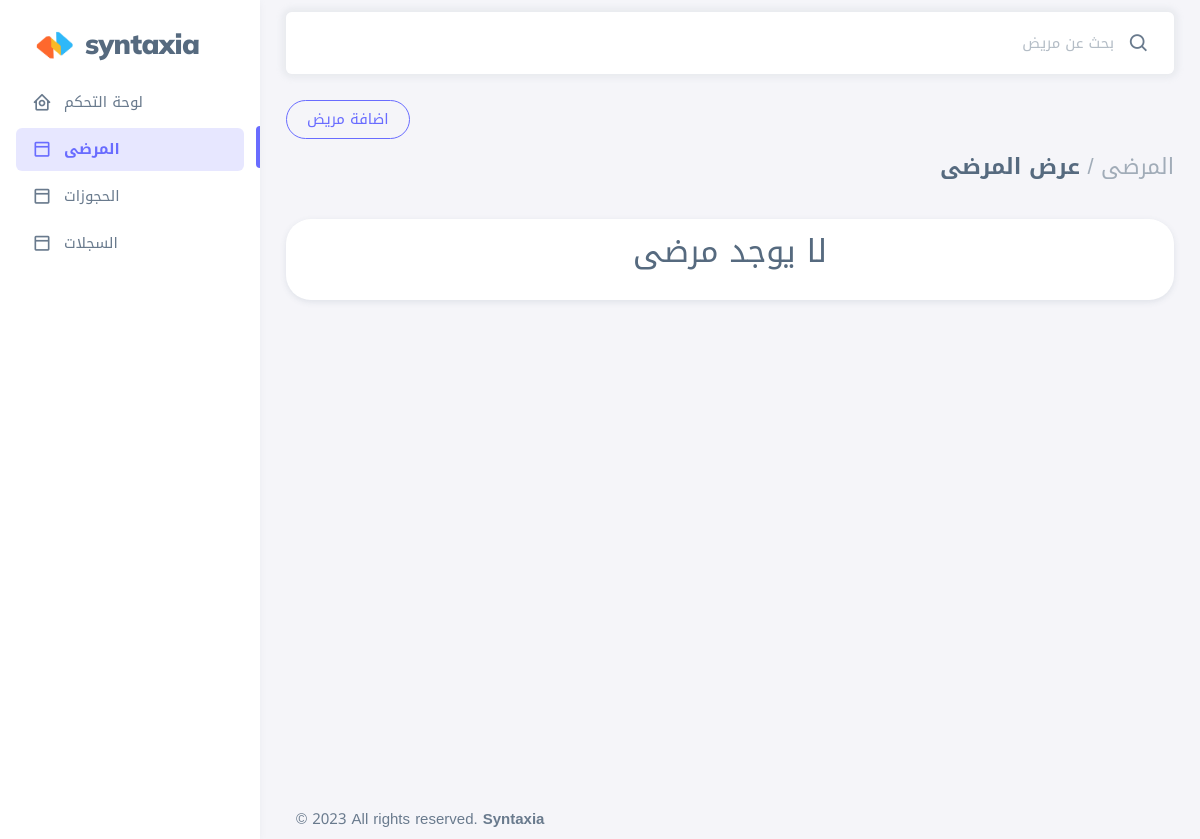
Page /patients/ (signed in) on the earlier database version.
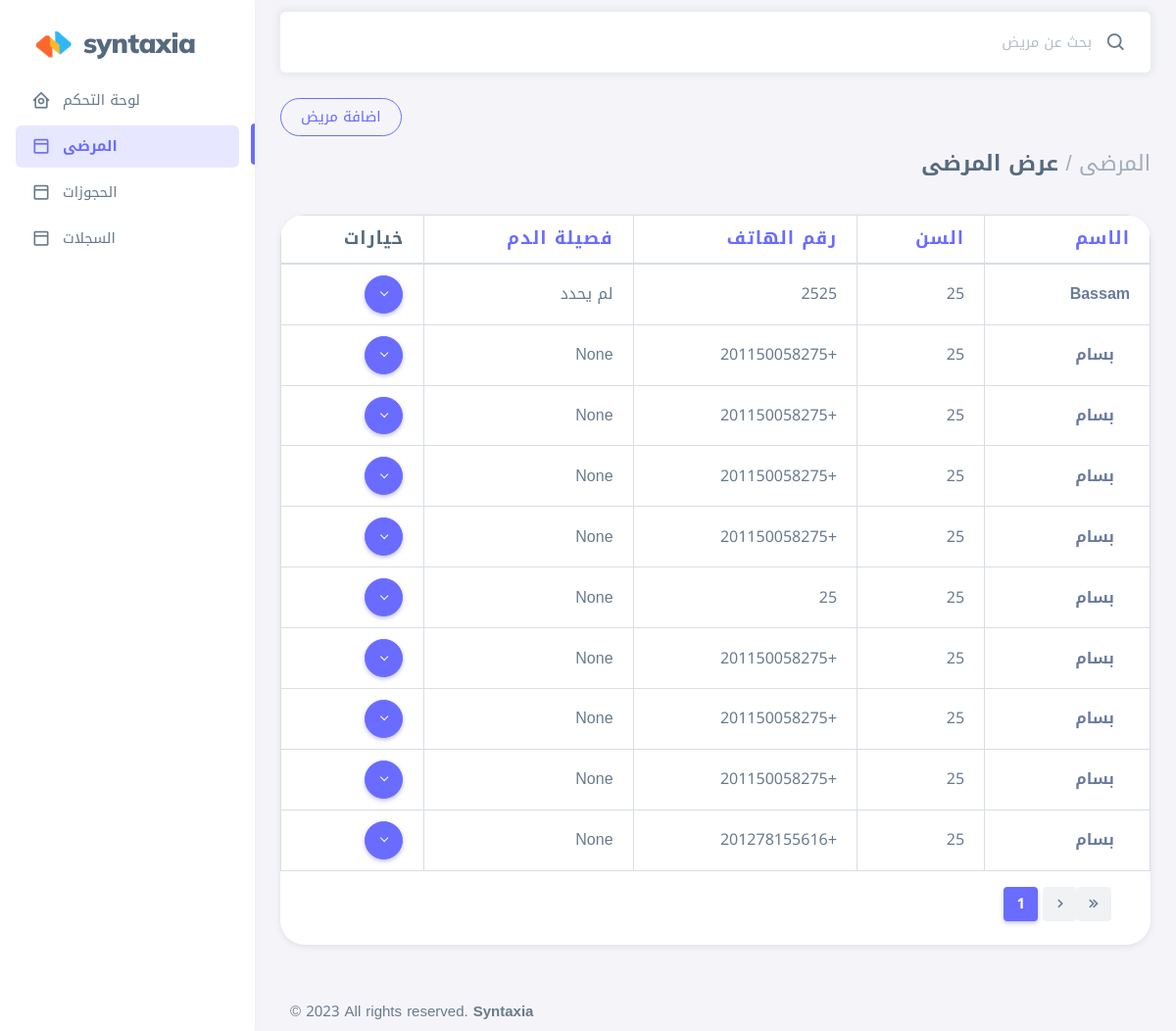
Same page on the later database version.
### home_app/models.py (models this page shows, shortened)
class Patient(models.Model):
    name = models.CharField(max_length=100,blank=False, null=False)
    email = models.EmailField(max_length=100, blank=True, null=True)
    phone = models.CharField(max_length=20, blank=False, null=False)
    address = models.CharField(max_length=200, blank=True, null=True)
    bloodgroup = models.CharField(max_length=10, blank=True, null=True)
    sex = models.CharField(max_length=10, blank=False)
    age = models.IntegerField(blank=False, null=True)
    notes = models.TextField(max_length=255, blank=True, null=True)
    created_at = models.DateField(auto_now_add =True, blank=True, null=True)
    updated_at = models.DateField(auto_now=True, blank=True, null=True)

### home_app/views.py (the view)
# urls.py: path('patients/' , views.patients, name = 'patients' ),
@login_required(login_url=('/home_app/login'))
def patients(request):
    patients = Patient.objects.all().order_by('name')
    p = Paginator(patients, 10)
    page = request.GET.get('page', 1)
    p_list = p.get_page(page)
    context = {
        'patients' : patients,
        'p_list' : p_list
    }
    return render(request , 'pages/patients.html',context)

### templates/pages/patients.html (shortened to what this page needs)
    {% extends 'base.html' %}
    {% load static %}
    {% block content %}
    <div class="layout-wrapper layout-content-navbar">
        <div class="layout-container">
          <aside dir="ltr" id="layout-menu" class="layout-menu menu-vertical menu bg-menu-theme">
            <div class="app-brand demo">
              <a href="{% url 'index' %}" class="app-brand-link">
                <span class="app-brand-logo demo">
                  <div
                    style="width: 45px;position: relative;"
                    width="25"
                    viewBox="0 0 25 42"
                    version="1.1"
                    xmlns="http://www.w3.org/2000/svg"
                    xmlns:xlink="http://www.w3.org/1999/xlink"
                  >
                  <img width="100%" src="{% static 'assets/img/logo.png' %}" alt="">
                  </div>
                </span>
                <span style="font-family: 'Mulish', sans-serif;" class="app-brand-text demo menu-text fw-bolder ms-2">Syntaxia</span>
              </a>
            </div>
            <ul class="menu-inner py-1">
                <li class="menu-item">
                  <a href="{%url 'index'%}" class="menu-link">
                    <i class="menu-icon tf-icons bx bx-home-circle"></i>
                    <div data-i18n="Analytics">لوحة التحكم</div>
                  </a>
                </li>
                <li class="menu-item active">
                  <li class="menu-item active">
                    <a href="{%url 'patients'%}" class="menu-link active">
                      <i class="menu-icon tf-icons bx bx-dock-top"></i>
                      <div data-i18n="Analytics">المرضى</div>
                    </a>
                </li>
                <li class="menu-item">
                  <li class="menu-item">
                    <a href="{%url 'reservations'%}" class="menu-link">
                      <i class="menu-icon tf-icons bx bx-dock-top"></i>
                      <div data-i18n="Analytics">الحجوزات</div>
                    </a>
                </li>
                <li class="menu-item">
                  <li class="menu-item">
                    <a href="{%url 'records'%}" class="menu-link">
                      <i class="menu-icon tf-icons bx bx-dock-top"></i>
                      <div data-i18n="Analytics">السجلات</div>
                    </a>
                </li>
              </ul>
          </aside>
          <div class="layout-page">
            <nav
              class="layout-navbar container-xxl navbar navbar-expand-xl navbar-detached align-items-center bg-navbar-theme"
              id="layout-navbar"
            >
              <div class="navbar-nav-right d-flex align-items-center" id="navbar-collapse">
                <div class="navbar-nav align-items-center">
                  <div class="nav-item d-flex align-items-center">
                    <i class="bx bx-search fs-4 lh-0"></i>
                    <form action="{%url 'searchPatients' %}" method = 'GET'>
                      <input
                      type="text"
                      name="patientName"
                      class="form-control border-0 shadow-none"
                      placeholder="بحث عن مريض"
                      aria-label="بحث عن مريض"
                    />
                    </form>
                  </div>
                </div>
              </div>
            </nav>
            <div class="content-wrapper">
              <div class="container-xxl flex-grow-1 container-p-y">
                <div dir="ltr" class = "content wrapper">
                  <a class="btn rounded-pill btn-outline-primary" href="{%url 'add_patient'%}">اضافة مريض</a>
                </div>
                <h4 class="fw-bold py-3 mb-4"><span class="text-muted fw-light">المرضى /</span> عرض المرضى</h4>
                <div dir="rtl" class="card" style="border-radius: 25px;">
                  <div  class="table-responsive text-nowrap" style="border-radius: 25px;">
                    {% if patients %}
                    <table class="table table-hover table-bordered" style="border-radius: 25px;">
                      <thead>
                        <tr>
                          <th style="font-size: 18px;color: #696cff;font-weight: bold;">الاسم</th>
                          <th  style="font-size: 18px;color: #696cff;font-weight: bold;">السن</th>
                          <th  style="font-size: 18px;color: #696cff;font-weight: bold;">رقم الهاتف</th>
                          <th  style="font-size: 18px;color: #696cff;font-weight: bold;">فصيلة الدم</th>
                          <th  style="font-size: 18px;font-weight: bold;">خيارات</th>
                        </tr>
                      </thead>
                      <tbody class="table-border-bottom-0">
                        {% for patient in p_list %}
                        <tr>
                          <td style="font-size: 16px;"> <strong><a style="color: #697a9d;font-weight: 700;" href="{%url 'patient_details' patient.id%}">{{patient.name}}</a></strong></td>
                          <td style="font-size: 16px;">{{patient.age}}</td>
                          <td style="font-size: 16px;">{{patient.phone}}</td>
                          <td style="font-size: 16px;">{{patient.bloodgroup}}</td>
                          <td>
                            <div class="dropdown">
                              <button type="button" class="btn p-0 dropdown-toggle hide-arrow" data-bs-toggle="dropdown">
                                <i class="btn btn-primary btn-icon rounded-pill dropdown-toggle "></i>
                              </button>
                            </div>
                          </td>
                        </tr>
                        {% endfor %}
                      </tbody>
                    </table>
                    <div class="fw-bold py-3 mb-2">
                      <nav aria-label="Page navigation">
                        <ul class="pagination" style="margin-bottom: 0px;">
                          {% if p_list.has_next %}
                          <li class="page-item last">
                            <a class="page-link" href="?page={{p_list.paginator.num_pages}}"
                              ><i class="tf-icon bx bx-chevrons-right"></i
                            ></a>
                          </li>
                          <li class="page-item next">
                            <a class="page-link" href="?page={{p_list.next_page_number}}"
                              ><i class="tf-icon bx bx-chevron-right"></i
                            ></a>
                          </li>
                          {% endif %}
                          <li class="page-item active">
                            <a class="page-link" href="?page={{p_list.number}}">{{p_list.number}}</a>
                          </li>
                        </ul>
                      </nav>
                    </div>
                    {% else %}
                    <h2 style="padding: 15px; text-align: center;">لا يوجد مرضى</h2>
                    {% endif %}
                  </div>
                </div>
                <br>
              </div>
            </div>
          </div>
        </div>
      </div>
    {% endblock content %}

### templates/base.html (shortened to what this page needs)
{% load static %}
<!DOCTYPE html>
<html
  lang="ar"
  class="light-style layout-menu-fixed"
  dir="rtl"
  data-theme="theme-default"
  data-assets-path='{% static "/assets/" %}'
  data-template="vertical-menu-template-free"
>
  <head>
    <link rel="stylesheet" href='{% static "/assets/vendor/fonts/boxicons.css" %}' />
    <link rel="stylesheet" href='{% static "/assets/vendor/css/core.css" class="template-customizer-core-css"  %}' />
    <link rel="stylesheet" href='{% static "/assets/vendor/css/theme-default.css" class="template-customizer-theme-css"  %}'/>
    <link rel="stylesheet" href='{% static "/assets/css/demo.css"  %}'/>
    <link rel="stylesheet" href='{% static "/assets/vendor/libs/perfect-scrollbar/perfect-scrollbar.css"  %}' />
    <link rel="stylesheet" href='{% static "/assets/vendor/libs/apex-charts/apex-charts.css"  %}'/>
  </head>
  <body style="font-family: 'Noto Kufi Arabic', sans-serif;">
    {% block content %}
    {% endblock content %}
    <footer class="content-footer footer bg-footer-theme" style="margin-left: 270px;">
        <div dir="ltr" class="container-xxl d-flex flex-wrap justify-content-between py-2 flex-md-row flex-column">
          <div class="mb-2 mb-md-0">
            ©
            All rights reserved.
            <a href="https://syntaxia.software/" target="_blank" class="footer-link fw-bolder">Syntaxia</a>
          </div>
        </div>
      </footer>
  </body>
</html>

### static/assets/css/demo.css (style rules this page uses)
.menu .app-brand.demo { height: 64px; margin-top: 12px; }
.app-brand-text.demo { font-size: 1.75rem; letter-spacing: -0.5px; text-transform: lowercase; }

Differences in the rows shown:
added Patient: name "Bassam", age "25", phone "2525", bloodgroup "لم يحدد"
added Patient: name "بسام", age "25", phone "+201150058275", bloodgroup "None"
added Patient: name "بسام", age "25", phone "+201150058275", bloodgroup "None"
added Patient: name "بسام", age "25", phone "+201150058275", bloodgroup "None"
added Patient: name "بسام", age "25", phone "+201150058275", bloodgroup "None"
added Patient: name "بسام", age "25", phone "25", bloodgroup "None"
added Patient: name "بسام", age "25", phone "+201150058275", bloodgroup "None"
added Patient: name "بسام", age "25", phone "+201150058275", bloodgroup "None"
added Patient: name "بسام", age "25", phone "+201150058275", bloodgroup "None"
added Patient: name "بسام", age "25", phone "+201278155616", bloodgroup "None"
Other differences:
{{ p_list.number }}: (not shown) → "1"
text no longer shown: "لا يوجد مرضى"
text now shown: "الاسم السن رقم الهاتف فصيلة الدم خيارات"
